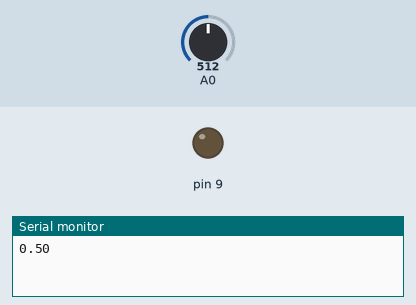
Recording of a sketch running on a simulated Arduino Uno, built with avr-gcc and run on an emulated ATmega328P. On the bench: output pins drawn as LEDs (lit = HIGH), the last lines printed to the serial monitor. The inputs (shaded band) are chosen by the test bench; at power-on: A0 = 512.

Above: at 0.05 s.
At 0.35 s:
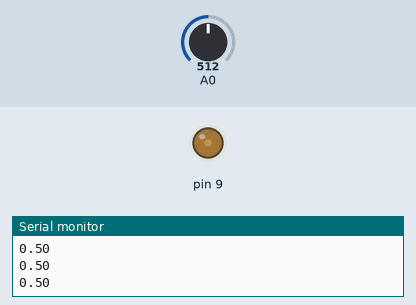
At 0.65 s:
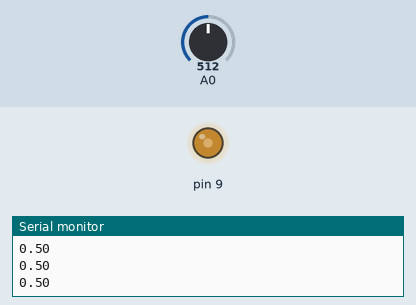
At 1.3 s:
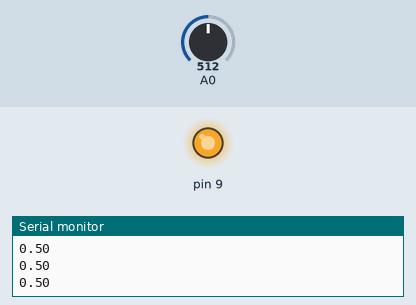
Timing chart, 0 to 3.0 s (numbered marks = the images above):
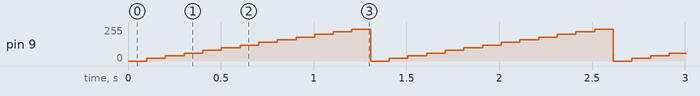

Measured:
- by itself, pin 9: repeats every 1.3 s: 40/255 0.10 s, 60/255 0.10 s, 80/255 0.10 s, 100/255 0.10 s, 120/255 0.10 s, 140/255 0.10 s, 160/255 0.10 s, 180/255 0.10 s, 200/255 0.10 s, 220/255 0.10 s, 240/255 0.10 s, 0/255 0.10 s, 20/255 0.10 s

The sketch:

PWMVisualizer.ino
```cpp
void setup(){
  pinMode(9,OUTPUT);
  Serial.begin(9600);
}

void loop(){
  int val;
  int i;
  float wvolt;
  float rvolt;
  for(i=0;i<255;i=i+20){
    analogWrite(9,i);
    val = analogRead(A0);
//    Serial.print("output PWM: ");
    wvolt = i/255.0;
//    Serial.print(wvolt);
//    Serial.print("[V] , read Voltage: ");
    rvolt = val / 1023.0;
    Serial.println(rvolt);
    //Serial.println("[V]");
    delay(100);
  }
}
```
